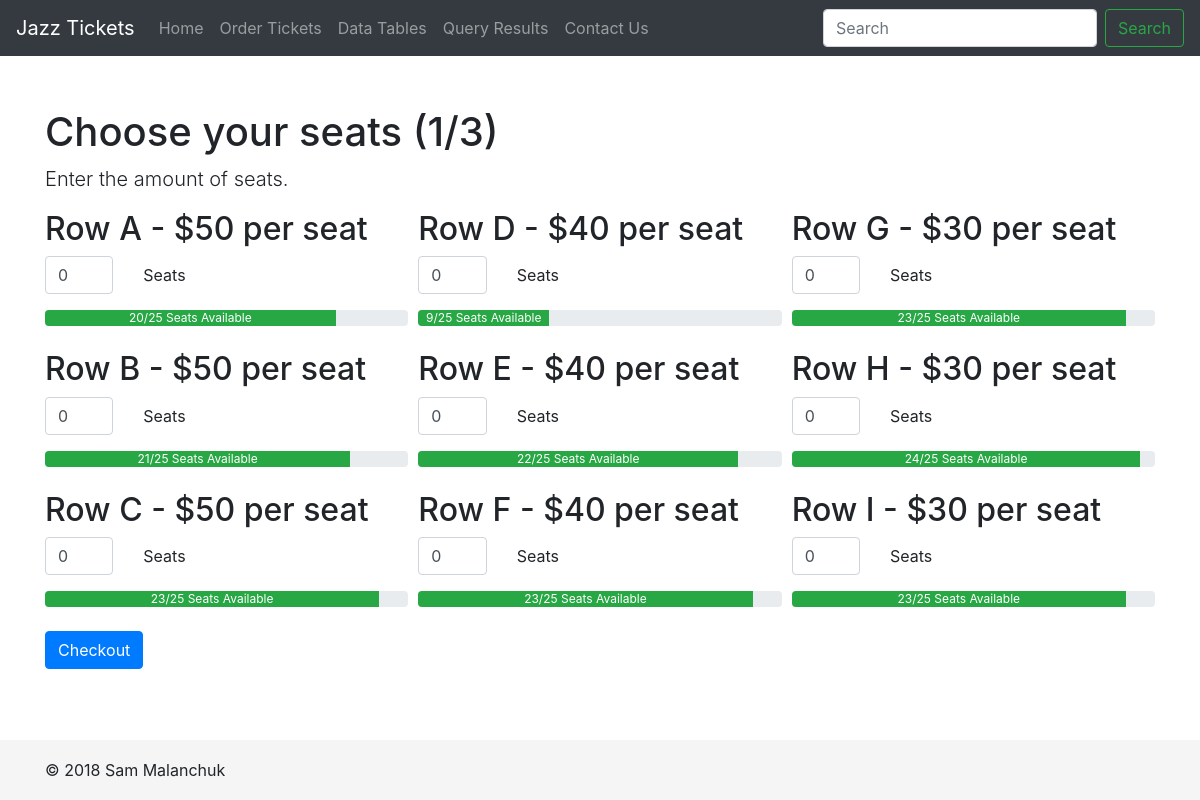
/tickets.php, run on the app's committed database.
### tables this page shows
CREATE TABLE `ticket_row` (
  `row_id` char(1) NOT NULL,
  `row_price` int(2) NOT NULL,
  `row_cat` int(1) NOT NULL,
  `row_sold` int(2) NOT NULL DEFAULT '0'
);

### tickets.php (the view, shortened to what this page needs)
<?php include('header.php'); ?>
    <main role="main" class="container">
      <h1 class="mt-5">Choose your seats (1/3)</h1>
      <p class="lead">Enter the amount of seats.</p>
	<?php
	$rowsArray = array();
	include('db_connect.php');
	$sql = "SELECT row_id, row_price, row_cat, row_sold FROM ticket_row";
	$result = $conn->query($sql);
	if ($result->num_rows > 0) {
		$i = 0;
		while($row = $result->fetch_assoc()) {
			$rowsArray[$i] = array($row["row_id"], $row["row_price"], $row["row_cat"], $row["row_sold"]);
			$i++;
		}
	} else {
		echo "0 results";
	}
	?>
	  <form action="info.php" method="post">
  <div class="form-row">
	<div class="col-md-4">
	  <h2>Row A - $50 per seat</h2>
	  <div class="form-group row">
		<div class="col-3">
			<input class="form-control" type="number" min="0" max="<?php echo (25 - $rowsArray[0][3]); ?>" value="0" name="input-row-a" id="input-row-a" <?php if((25 - $rowsArray[0][3])==0){ echo "disabled";}; ?>>
		</div>
		<label for="input-row-a" class="col-2 col-form-label">Seats</label>
	  </div>
	  <div class="progress">
	  <?php	  if ((25 - $rowsArray[0][3]) == 0) {?>
		<div class="progress-bar bg-danger" role="progressbar" style="width: 100%;" aria-valuenow="100" aria-valuemin="0" aria-valuemax="100">0/25 Seats Available</div>
	  <?php	  } else {?>
		<div class="progress-bar bg-success" role="progressbar" style="width: <?php echo (25 - $rowsArray[0][3]) * 4; ?>%;" aria-valuenow="<?php echo (25 - $rowsArray[0][3]) * 4; ?>" aria-valuemin="0" aria-valuemax="100"><?php echo 25 - $rowsArray[0][3]; ?>/25 Seats Available</div>
	  <?php	  } ?>
	  </div>
	  <br>
	  <h2>Row B - $50 per seat</h2>
	  <div class="form-group row">
		<div class="col-3">
			<input class="form-control" type="number" min="0" max="<?php echo (25 - $rowsArray[1][3]); ?>" value="0" name="input-row-b" id="input-row-b" <?php if((25 - $rowsArray[1][3])==0){ echo "disabled";}; ?>>
		</div>
		<label for="input-row-b" class="col-2 col-form-label">Seats</label>
	  </div>
	  <div class="progress">
	  <?php	  if ((25 - $rowsArray[1][3]) == 0) {?>
		<div class="progress-bar bg-danger" role="progressbar" style="width: 100%;" aria-valuenow="100" aria-valuemin="0" aria-valuemax="100">0/25 Seats Available</div>
	  <?php	  } else {?>
		<div class="progress-bar bg-success" role="progressbar" style="width: <?php echo (25 - $rowsArray[1][3]) * 4; ?>%;" aria-valuenow="<?php echo (25 - $rowsArray[1][3]) * 4; ?>" aria-valuemin="0" aria-valuemax="100"><?php echo 25 - $rowsArray[1][3]; ?>/25 Seats Available</div>
	  <?php	  } ?>
	  </div>
	  <br>
	  <h2>Row C - $50 per seat</h2>
	  <div class="form-group row">
		<div class="col-3">
			<input class="form-control" type="number" min="0" max="<?php echo (25 - $rowsArray[2][3]); ?>" value="0" name="input-row-c" id="input-row-c" <?php if((25 - $rowsArray[2][3])==0){ echo "disabled";}; ?>>
		</div>
		<label for="input-row-c" class="col-2 col-form-label">Seats</label>
	  </div>
	  <div class="progress">
	  <?php	  if ((25 - $rowsArray[2][3]) == 0) {?>
		<div class="progress-bar bg-danger" role="progressbar" style="width: 100%;" aria-valuenow="100" aria-valuemin="0" aria-valuemax="100">0/25 Seats Available</div>
	  <?php	  } else {?>
		<div class="progress-bar bg-success" role="progressbar" style="width: <?php echo (25 - $rowsArray[2][3]) * 4; ?>%;" aria-valuenow="<?php echo (25 - $rowsArray[2][3]) * 4; ?>" aria-valuemin="0" aria-valuemax="100"><?php echo 25 - $rowsArray[2][3]; ?>/25 Seats Available</div>
	  <?php	  } ?>
	  </div>
	</div>
	<div class="col-md-4">
	  <h2>Row D - $40 per seat</h2>
	  <div class="form-group row">
		<div class="col-3">
			<input class="form-control" type="number" min="0" max="<?php echo (25 - $rowsArray[3][3]); ?>" value="0" name="input-row-d" id="input-row-d" <?php if((25 - $rowsArray[3][3])==0){ echo "disabled";}; ?>>
		</div>
		<label for="input-row-d" class="col-2 col-form-label">Seats</label>
	  </div>
	  <div class="progress">
	  <?php	  if ((25 - $rowsArray[3][3]) == 0) {?>
		<div class="progress-bar bg-danger" role="progressbar" style="width: 100%;" aria-valuenow="100" aria-valuemin="0" aria-valuemax="100">0/25 Seats Available</div>
	  <?php	  } else {?>
		<div class="progress-bar bg-success" role="progressbar" style="width: <?php echo (25 - $rowsArray[3][3]) * 4; ?>%;" aria-valuenow="<?php echo (25 - $rowsArray[3][3]) * 4; ?>" aria-valuemin="0" aria-valuemax="100"><?php echo 25 - $rowsArray[3][3]; ?>/25 Seats Available</div>
	  <?php	  } ?>
	  </div>
	  <br>
	  <h2>Row E - $40 per seat</h2>
	  <div class="form-group row">
		<div class="col-3">
			<input class="form-control" type="number" min="0" max="<?php echo (25 - $rowsArray[4][3]); ?>" value="0" name="input-row-e" id="input-row-e" <?php if((25 - $rowsArray[4][3])==0){ echo "disabled";}; ?>>
		</div>
		<label for="input-row-e" class="col-2 col-form-label">Seats</label>
	  </div>
	  <div class="progress">
	  <?php	  if ((25 - $rowsArray[4][3]) == 0) {?>
		<div class="progress-bar bg-danger" role="progressbar" style="width: 100%;" aria-valuenow="100" aria-valuemin="0" aria-valuemax="100">0/25 Seats Available</div>
	  <?php	  } else {?>
		<div class="progress-bar bg-success" role="progressbar" style="width: <?php echo (25 - $rowsArray[4][3]) * 4; ?>%;" aria-valuenow="<?php echo (25 - $rowsArray[4][3]) * 4; ?>" aria-valuemin="0" aria-valuemax="100"><?php echo 25 - $rowsArray[4][3]; ?>/25 Seats Available</div>
	  <?php	  } ?>
	  </div>
	  <br>
	  <h2>Row F - $40 per seat</h2>
	  <div class="form-group row">
		<div class="col-3">
			<input class="form-control" type="number" min="0" max="<?php echo (25 - $rowsArray[5][3]); ?>" value="0" name="input-row-f" id="input-row-f" <?php if((25 - $rowsArray[5][3])==0){ echo "disabled";}; ?>>
		</div>
		<label for="input-row-f" class="col-2 col-form-label">Seats</label>
	  </div>
	  <div class="progress">
	  <?php	  if ((25 - $rowsArray[5][3]) == 0) {?>
		<div class="progress-bar bg-danger" role="progressbar" style="width: 100%;" aria-valuenow="100" aria-valuemin="0" aria-valuemax="100">0/25 Seats Available</div>
	  <?php	  } else {?>
		<div class="progress-bar bg-success" role="progressbar" style="width: <?php echo (25 - $rowsArray[5][3]) * 4; ?>%;" aria-valuenow="<?php echo (25 - $rowsArray[5][3]) * 4; ?>" aria-valuemin="0" aria-valuemax="100"><?php echo 25 - $rowsArray[5][3]; ?>/25 Seats Available</div>
	  <?php	  } ?>
	  </div>
	</div>
	<div class="col-md-4">
	  <h2>Row G - $30 per seat</h2>
	  <div class="form-group row">
		<div class="col-3">
			<input class="form-control" type="number" min="0" max="<?php echo (25 - $rowsArray[6][3]); ?>" value="0" name="input-row-g" id="input-row-g" <?php if((25 - $rowsArray[6][3])==0){ echo "disabled";}; ?>>
		</div>
		<label for="input-row-g" class="col-2 col-form-label">Seats</label>
	  </div>
	  <div class="progress">
	  <?php	  if ((25 - $rowsArray[6][3]) == 0) {?>
		<div class="progress-bar bg-danger" role="progressbar" style="width: 100%;" aria-valuenow="100" aria-valuemin="0" aria-valuemax="100">0/25 Seats Available</div>
	  <?php	  } else {?>
		<div class="progress-bar bg-success" role="progressbar" style="width: <?php echo (25 - $rowsArray[6][3]) * 4; ?>%;" aria-valuenow="<?php echo (25 - $rowsArray[6][3]) * 4; ?>" aria-valuemin="0" aria-valuemax="100"><?php echo 25 - $rowsArray[6][3]; ?>/25 Seats Available</div>
	  <?php	  } ?>
	  </div>
	  <br>
	  <h2>Row H - $30 per seat</h2>
	  <div class="form-group row">
		<div class="col-3">
			<input class="form-control" type="number" min="0" max="<?php echo (25 - $rowsArray[7][3]); ?>" value="0" name="input-row-h" id="input-row-h" <?php if((25 - $rowsArray[7][3])==0){ echo "disabled";}; ?>>
		</div>
		<label for="input-row-h" class="col-2 col-form-label">Seats</label>
	  </div>
	  <div class="progress">
	  <?php	  if ((25 - $rowsArray[7][3]) == 0) {?>
		<div class="progress-bar bg-danger" role="progressbar" style="width: 100%;" aria-valuenow="100" aria-valuemin="0" aria-valuemax="100">0/25 Seats Available</div>
	  <?php	  } else {?>
		<div class="progress-bar bg-success" role="progressbar" style="width: <?php echo (25 - $rowsArray[7][3]) * 4; ?>%;" aria-valuenow="<?php echo (25 - $rowsArray[7][3]) * 4; ?>" aria-valuemin="0" aria-valuemax="100"><?php echo 25 - $rowsArray[7][3]; ?>/25 Seats Available</div>
	  <?php	  } ?>
	  </div>
	  <br>
	  <h2>Row I - $30 per seat</h2>
	  <div class="form-group row">
		<div class="col-3">
			<input class="form-control" type="number" min="0" max="<?php echo (25 - $rowsArray[8][3]); ?>" value="0" name="input-row-i" id="input-row-i" <?php if((25 - $rowsArray[8][3])==0){ echo "disabled";}; ?>>
		</div>
		<label for="input-row-i" class="col-2 col-form-label">Seats</label>
	  </div>
	  <div class="progress">
	  <?php	  if ((25 - $rowsArray[8][3]) == 0) {?>
		<div class="progress-bar bg-danger" role="progressbar" style="width: 100%;" aria-valuenow="100" aria-valuemin="0" aria-valuemax="100">0/25 Seats Available</div>
	  <?php	  } else {?>
		<div class="progress-bar bg-success" role="progressbar" style="width: <?php echo (25 - $rowsArray[8][3]) * 4; ?>%;" aria-valuenow="<?php echo (25 - $rowsArray[8][3]) * 4; ?>" aria-valuemin="0" aria-valuemax="100"><?php echo 25 - $rowsArray[8][3]; ?>/25 Seats Available</div>
	  <?php	  } ?>
	  </div>
	</div>
   </div>
	  <br>
	  <input class="btn btn-primary" type="submit" name="submit" value="Checkout">
	  </form>
    </main>
<?php include('footer.php'); ?>

### header.php (shortened to what this page needs)
<!doctype html>
<html lang="en">
  <head>
	<link href="https://maxcdn.bootstrapcdn.com/bootstrap/4.0.0/css/bootstrap.min.css" rel="stylesheet">
    <link href="style.css" rel="stylesheet">
  </head>
  <body>
    <header>
      <nav class="navbar navbar-expand-md navbar-dark fixed-top bg-dark">
        <a class="navbar-brand" href="index.php">Jazz Tickets</a>
        <div class="collapse navbar-collapse" id="navbarCollapse">
          <ul class="navbar-nav mr-auto">
            <li class="nav-item">
              <a class="nav-link" href="index.php">Home</a>
            </li>
            <li class="nav-item">
              <a class="nav-link" href="tickets.php">Order Tickets</a>
            </li>
            <li class="nav-item">
              <a class="nav-link" href="tables.php">Data Tables</a>
            </li>
            <li class="nav-item">
              <a class="nav-link" href="results.php">Query Results</a>
            </li>
            <li class="nav-item">
              <a class="nav-link" href="#">Contact Us</a>
            </li>
          </ul>
          <form class="form-inline mt-2 mt-md-0">
            <input class="form-control mr-sm-2" type="text" placeholder="Search" aria-label="Search">
            <button class="btn btn-outline-success my-2 my-sm-0" type="submit">Search</button>
          </form>
        </div>
      </nav>
    </header>

### footer.php (shortened to what this page needs)
    <footer class="footer">
      <div class="container">
		<p>&copy; 2018 Sam Malanchuk</p>
      </div>
    </footer>
	<script src="https://maxcdn.bootstrapcdn.com/bootstrap/4.0.0/js/bootstrap.bundle.min.js"></script>  </body>
</html>

### style.css (style rules this page uses)
html { position: relative; min-height: 100%; }
body { margin-bottom: 60px; }
.footer { position: absolute; bottom: 0; width: 100%; height: 60px; line-height: 60px; background-color: #f5f5f5; }
body > .container { padding: 60px 15px 0; }
.footer > .container { padding-right: 15px; padding-left: 15px; }

### data on the page
ticket_row: input-row-a "0", 25-$rowsArray[0][3] "20"
ticket_row: input-row-b "0", 25-$rowsArray[1][3] "21"
ticket_row: input-row-c "0", 25-$rowsArray[2][3] "23"
ticket_row: input-row-d "0", 25-$rowsArray[3][3] "9"
ticket_row: input-row-e "0", 25-$rowsArray[4][3] "22"
ticket_row: input-row-f "0", 25-$rowsArray[5][3] "23"
ticket_row: input-row-g "0", 25-$rowsArray[6][3] "23"
ticket_row: input-row-h "0", 25-$rowsArray[7][3] "24"
ticket_row: input-row-i "0", 25-$rowsArray[8][3] "23"
